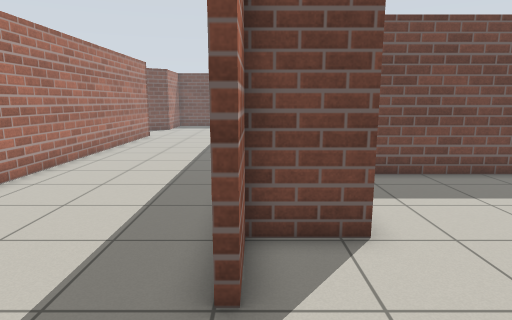
view 1 (above)

16 first-person views from a walk through a Gazebo world. The camera is 1.2 m above the floor, tilts 10° down and sees 75° across. The floor is counted in squares, 0.5 m on a side. Each view is taken from the middle of a square. On the plan, view 1 faces up. The plan holds only what a view shows up to about 19 squares ahead; the rest is blank.

view 2
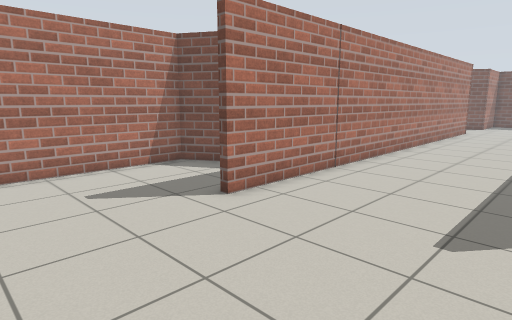

view 3
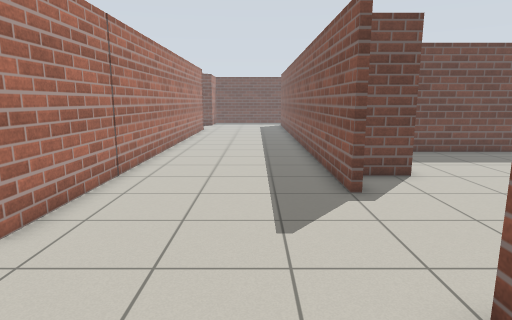

view 4
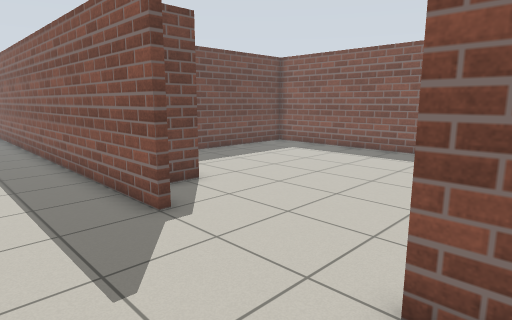

view 5
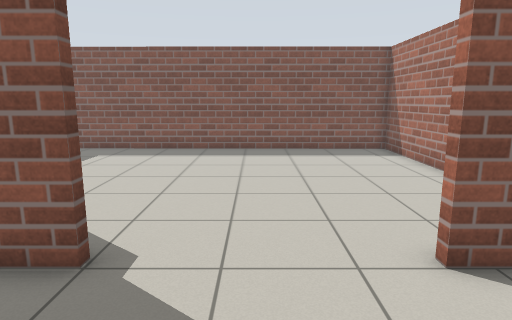

view 6
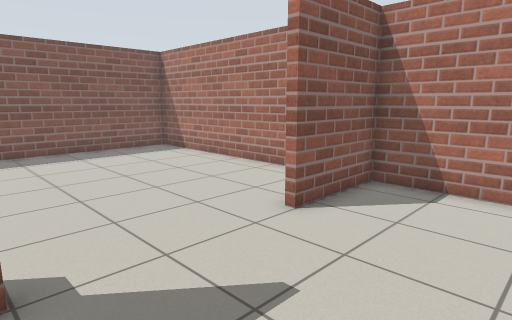

view 7
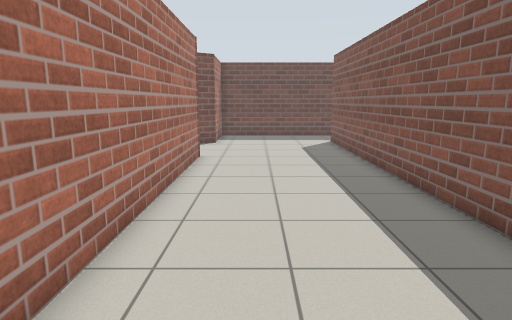

view 8
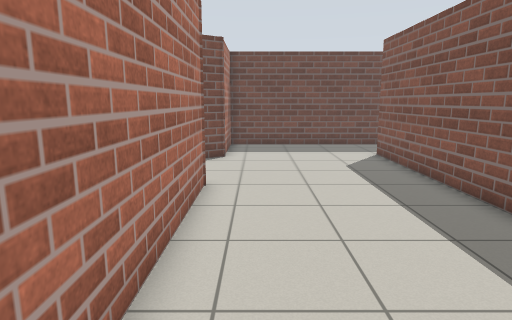

view 9
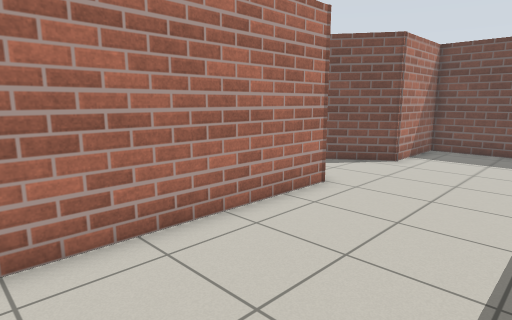

view 10
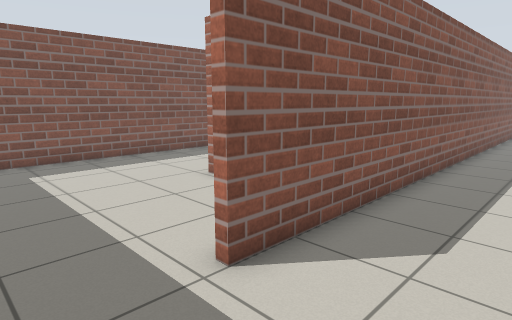

view 11
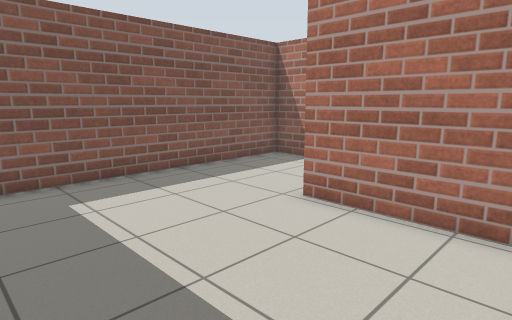

view 12
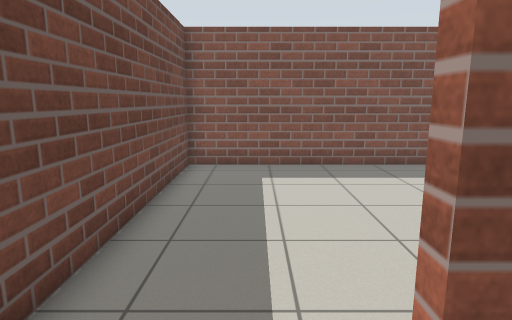

view 13
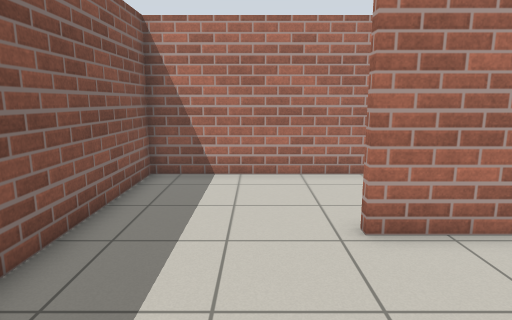

view 14
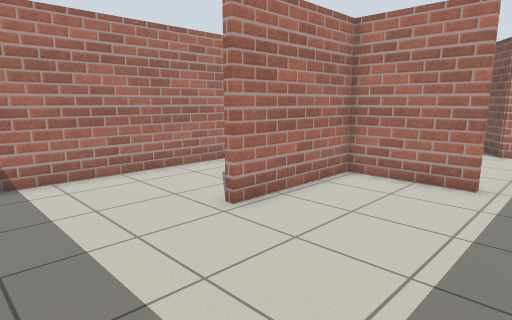

view 15
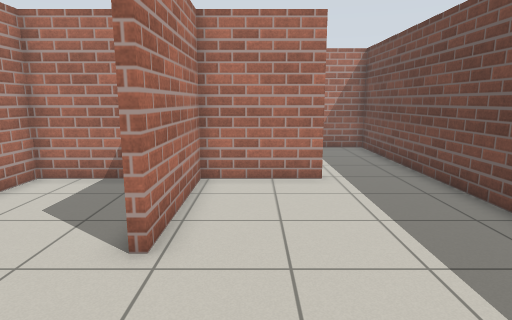

view 16
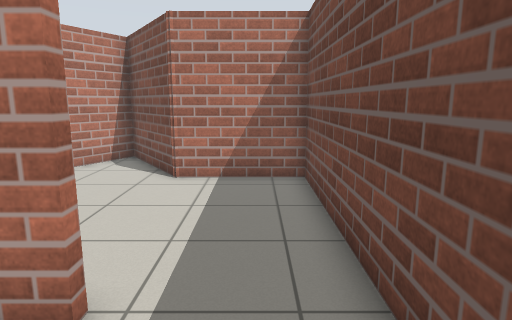

### Floor plan
Ten units are one square. View 1 is at (0, 0); x grows to the right and y downward. Boxes are objects, and circles mark ways between rooms. Rooms are numbered by the first view taken in them; rooms with no view inside come last. Other rooms are left out.
<svg viewBox="-134 -331 258 391">
<path fill="none" stroke="#000" d="M-5 -35 -5 -291M-113 -34 -129 -25 -129 36M-75 -235 -75 -5 -79 -5M-40 55 -5 55 -5 18M5 -326 -75 -326 -75 -284 -114 -257 -90 -243M-2 -291 -2 -253 50 -253M105 -254 105 -326 5 -326M21 -56 -2 -56 -2 -35M29 55 118 55 119 -101M98 -108 39 -108M50 -253 50 -249M-2 -229 -2 -202 105 -202 105 -254"/>
<circle cx="0" cy="-310" r="3" fill="#2a7"/>
<circle cx="0" cy="-10" r="3" fill="#2a7"/>
<circle cx="80" cy="-250" r="3" fill="#2a7"/>
<text x="-50" y="-120">1</text>
<text x="50" y="-290">2</text>
<text x="60" y="-20">3</text>
<text x="60" y="-230">4</text>
</svg>
Room 1 opens to room 2. Room 1 opens to room 3. Room 2 opens to room 4.

Where each view was taken, in squares from view 1:
view 1: 0 up, 0 right, facing up
view 2: 5 down, 1 left, facing up-left
view 3: 5 down, 3 left, facing up
view 4: 3 down, 4 left, facing up-right
view 5: 1 up, 5 left, facing right
view 6: 4 up, 5 left, facing down-right
view 7: 9 up, 5 left, facing up
view 8: 14 up, 6 left, facing up
view 9: 15 up, 2 left, facing up-left
view 10: 32 up, 4 left, facing down-right
view 11: 32 up, 0 right, facing down-right
view 12: 30 up, 2 left, facing right
view 13: 31 up, 7 right, facing down
view 14: 31 up, 10 right, facing down-left
view 15: 27 up, 10 right, facing left
view 16: 31 up, 3 right, facing left
